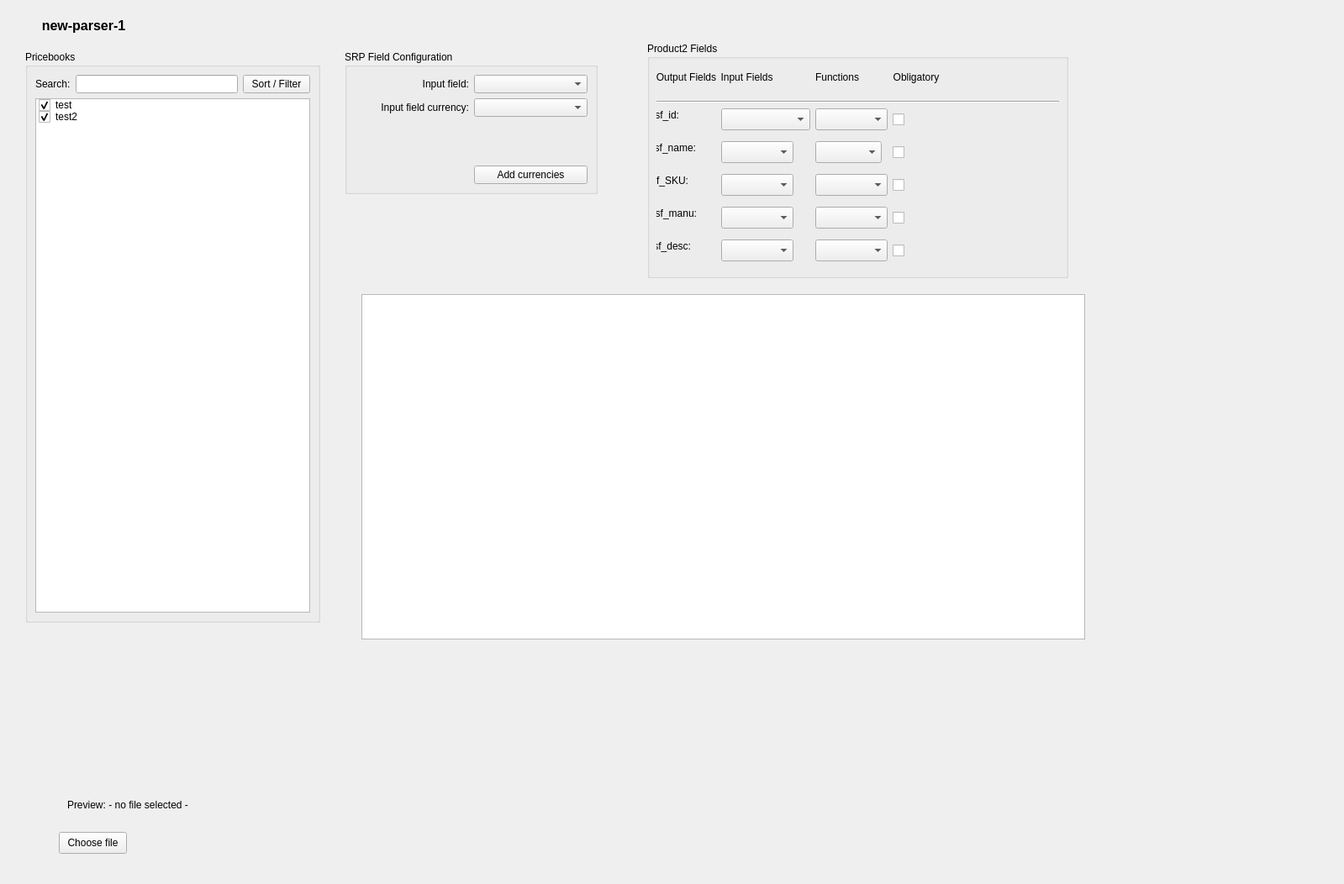
<?xml version="1.0" encoding="UTF-8"?>
<ui version="4.0">
 <class>PARSERNAME</class>
 <widget class="QWidget" name="PARSERNAME">
  <property name="geometry">
   <rect>
    <x>0</x>
    <y>0</y>
    <width>1599</width>
    <height>1052</height>
   </rect>
  </property>
  <property name="windowTitle">
   <string>Form</string>
  </property>
  <property name="windowOpacity">
   <double>1.000000000000000</double>
  </property>
  <widget class="QLabel" name="label">
   <property name="geometry">
    <rect>
     <x>50</x>
     <y>20</y>
     <width>99</width>
     <height>21</height>
    </rect>
   </property>
   <property name="sizePolicy">
    <sizepolicy hsizetype="Preferred" vsizetype="Maximum">
     <horstretch>0</horstretch>
     <verstretch>0</verstretch>
    </sizepolicy>
   </property>
   <property name="font">
    <font>
     <pointsize>12</pointsize>
     <bold>true</bold>
    </font>
   </property>
   <property name="text">
    <string>new-parser-1</string>
   </property>
   <property name="alignment">
    <set>Qt::AlignmentFlag::AlignCenter</set>
   </property>
  </widget>
  <widget class="QGroupBox" name="groupBox">
   <property name="geometry">
    <rect>
     <x>770</x>
     <y>50</y>
     <width>501</width>
     <height>281</height>
    </rect>
   </property>
   <property name="title">
    <string>Product2 Fields</string>
   </property>
   <widget class="QLabel" name="label_7">
    <property name="geometry">
     <rect>
      <x>11</x>
      <y>34</y>
      <width>71</width>
      <height>16</height>
     </rect>
    </property>
    <property name="sizePolicy">
     <sizepolicy hsizetype="Preferred" vsizetype="Maximum">
      <horstretch>0</horstretch>
      <verstretch>0</verstretch>
     </sizepolicy>
    </property>
    <property name="text">
     <string>Output Fields</string>
    </property>
    <property name="alignment">
     <set>Qt::AlignmentFlag::AlignCenter</set>
    </property>
   </widget>
   <widget class="QLabel" name="label_8">
    <property name="geometry">
     <rect>
      <x>88</x>
      <y>34</y>
      <width>61</width>
      <height>16</height>
     </rect>
    </property>
    <property name="sizePolicy">
     <sizepolicy hsizetype="Preferred" vsizetype="Maximum">
      <horstretch>0</horstretch>
      <verstretch>0</verstretch>
     </sizepolicy>
    </property>
    <property name="text">
     <string>Input Fields</string>
    </property>
    <property name="alignment">
     <set>Qt::AlignmentFlag::AlignCenter</set>
    </property>
   </widget>
   <widget class="QLabel" name="label_9">
    <property name="geometry">
     <rect>
      <x>200</x>
      <y>34</y>
      <width>52</width>
      <height>16</height>
     </rect>
    </property>
    <property name="sizePolicy">
     <sizepolicy hsizetype="Preferred" vsizetype="Maximum">
      <horstretch>0</horstretch>
      <verstretch>0</verstretch>
     </sizepolicy>
    </property>
    <property name="text">
     <string>Functions</string>
    </property>
    <property name="alignment">
     <set>Qt::AlignmentFlag::AlignCenter</set>
    </property>
   </widget>
   <widget class="Line" name="line">
    <property name="geometry">
     <rect>
      <x>11</x>
      <y>63</y>
      <width>479</width>
      <height>16</height>
     </rect>
    </property>
    <property name="orientation">
     <enum>Qt::Orientation::Horizontal</enum>
    </property>
   </widget>
   <widget class="QLabel" name="label_2">
    <property name="geometry">
     <rect>
      <x>11</x>
      <y>79</y>
      <width>27</width>
      <height>16</height>
     </rect>
    </property>
    <property name="text">
     <string>sf_id:</string>
    </property>
    <property name="alignment">
     <set>Qt::AlignmentFlag::AlignRight|Qt::AlignmentFlag::AlignTrailing|Qt::AlignmentFlag::AlignVCenter</set>
    </property>
   </widget>
   <widget class="QComboBox" name="comboBox">
    <property name="geometry">
     <rect>
      <x>88</x>
      <y>79</y>
      <width>106</width>
      <height>26</height>
     </rect>
    </property>
   </widget>
   <widget class="QComboBox" name="comboBox_2">
    <property name="enabled">
     <bool>true</bool>
    </property>
    <property name="geometry">
     <rect>
      <x>200</x>
      <y>79</y>
      <width>86</width>
      <height>26</height>
     </rect>
    </property>
   </widget>
   <widget class="QLabel" name="label_3">
    <property name="geometry">
     <rect>
      <x>11</x>
      <y>118</y>
      <width>47</width>
      <height>16</height>
     </rect>
    </property>
    <property name="text">
     <string>sf_name:</string>
    </property>
    <property name="alignment">
     <set>Qt::AlignmentFlag::AlignRight|Qt::AlignmentFlag::AlignTrailing|Qt::AlignmentFlag::AlignVCenter</set>
    </property>
   </widget>
   <widget class="QComboBox" name="comboBox_4">
    <property name="enabled">
     <bool>true</bool>
    </property>
    <property name="geometry">
     <rect>
      <x>88</x>
      <y>118</y>
      <width>86</width>
      <height>26</height>
     </rect>
    </property>
   </widget>
   <widget class="QComboBox" name="comboBox_3">
    <property name="geometry">
     <rect>
      <x>200</x>
      <y>118</y>
      <width>79</width>
      <height>26</height>
     </rect>
    </property>
   </widget>
   <widget class="QLabel" name="label_4">
    <property name="geometry">
     <rect>
      <x>11</x>
      <y>157</y>
      <width>38</width>
      <height>16</height>
     </rect>
    </property>
    <property name="text">
     <string>sf_SKU:</string>
    </property>
    <property name="alignment">
     <set>Qt::AlignmentFlag::AlignRight|Qt::AlignmentFlag::AlignTrailing|Qt::AlignmentFlag::AlignVCenter</set>
    </property>
   </widget>
   <widget class="QComboBox" name="comboBox_6">
    <property name="geometry">
     <rect>
      <x>88</x>
      <y>157</y>
      <width>86</width>
      <height>26</height>
     </rect>
    </property>
   </widget>
   <widget class="QComboBox" name="comboBox_5">
    <property name="geometry">
     <rect>
      <x>200</x>
      <y>157</y>
      <width>86</width>
      <height>26</height>
     </rect>
    </property>
   </widget>
   <widget class="QLabel" name="label_5">
    <property name="geometry">
     <rect>
      <x>11</x>
      <y>196</y>
      <width>48</width>
      <height>16</height>
     </rect>
    </property>
    <property name="text">
     <string>sf_manu:</string>
    </property>
    <property name="alignment">
     <set>Qt::AlignmentFlag::AlignRight|Qt::AlignmentFlag::AlignTrailing|Qt::AlignmentFlag::AlignVCenter</set>
    </property>
   </widget>
   <widget class="QComboBox" name="comboBox_8">
    <property name="geometry">
     <rect>
      <x>88</x>
      <y>196</y>
      <width>86</width>
      <height>26</height>
     </rect>
    </property>
   </widget>
   <widget class="QComboBox" name="comboBox_7">
    <property name="geometry">
     <rect>
      <x>200</x>
      <y>196</y>
      <width>86</width>
      <height>26</height>
     </rect>
    </property>
   </widget>
   <widget class="QLabel" name="label_6">
    <property name="geometry">
     <rect>
      <x>11</x>
      <y>235</y>
      <width>41</width>
      <height>16</height>
     </rect>
    </property>
    <property name="text">
     <string>sf_desc:</string>
    </property>
    <property name="alignment">
     <set>Qt::AlignmentFlag::AlignRight|Qt::AlignmentFlag::AlignTrailing|Qt::AlignmentFlag::AlignVCenter</set>
    </property>
   </widget>
   <widget class="QComboBox" name="comboBox_10">
    <property name="geometry">
     <rect>
      <x>88</x>
      <y>235</y>
      <width>86</width>
      <height>26</height>
     </rect>
    </property>
   </widget>
   <widget class="QComboBox" name="comboBox_9">
    <property name="geometry">
     <rect>
      <x>200</x>
      <y>235</y>
      <width>86</width>
      <height>26</height>
     </rect>
    </property>
   </widget>
   <widget class="QLabel" name="label_12">
    <property name="geometry">
     <rect>
      <x>292</x>
      <y>34</y>
      <width>56</width>
      <height>16</height>
     </rect>
    </property>
    <property name="sizePolicy">
     <sizepolicy hsizetype="Preferred" vsizetype="Maximum">
      <horstretch>0</horstretch>
      <verstretch>0</verstretch>
     </sizepolicy>
    </property>
    <property name="text">
     <string>Obligatory</string>
    </property>
    <property name="alignment">
     <set>Qt::AlignmentFlag::AlignCenter</set>
    </property>
   </widget>
   <widget class="QCheckBox" name="checkBox">
    <property name="geometry">
     <rect>
      <x>292</x>
      <y>80</y>
      <width>24</width>
      <height>24</height>
     </rect>
    </property>
    <property name="sizePolicy">
     <sizepolicy hsizetype="Expanding" vsizetype="Fixed">
      <horstretch>0</horstretch>
      <verstretch>0</verstretch>
     </sizepolicy>
    </property>
    <property name="maximumSize">
     <size>
      <width>16777215</width>
      <height>16777215</height>
     </size>
    </property>
    <property name="layoutDirection">
     <enum>Qt::LayoutDirection::LeftToRight</enum>
    </property>
    <property name="text">
     <string/>
    </property>
   </widget>
   <widget class="QCheckBox" name="checkBox_2">
    <property name="geometry">
     <rect>
      <x>292</x>
      <y>119</y>
      <width>24</width>
      <height>24</height>
     </rect>
    </property>
    <property name="sizePolicy">
     <sizepolicy hsizetype="Maximum" vsizetype="Fixed">
      <horstretch>0</horstretch>
      <verstretch>0</verstretch>
     </sizepolicy>
    </property>
    <property name="layoutDirection">
     <enum>Qt::LayoutDirection::LeftToRight</enum>
    </property>
    <property name="text">
     <string/>
    </property>
   </widget>
   <widget class="QCheckBox" name="checkBox_3">
    <property name="geometry">
     <rect>
      <x>292</x>
      <y>158</y>
      <width>24</width>
      <height>24</height>
     </rect>
    </property>
    <property name="sizePolicy">
     <sizepolicy hsizetype="Maximum" vsizetype="Fixed">
      <horstretch>0</horstretch>
      <verstretch>0</verstretch>
     </sizepolicy>
    </property>
    <property name="layoutDirection">
     <enum>Qt::LayoutDirection::LeftToRight</enum>
    </property>
    <property name="text">
     <string/>
    </property>
   </widget>
   <widget class="QCheckBox" name="checkBox_4">
    <property name="geometry">
     <rect>
      <x>292</x>
      <y>197</y>
      <width>24</width>
      <height>24</height>
     </rect>
    </property>
    <property name="sizePolicy">
     <sizepolicy hsizetype="Maximum" vsizetype="Fixed">
      <horstretch>0</horstretch>
      <verstretch>0</verstretch>
     </sizepolicy>
    </property>
    <property name="layoutDirection">
     <enum>Qt::LayoutDirection::LeftToRight</enum>
    </property>
    <property name="text">
     <string/>
    </property>
   </widget>
   <widget class="QCheckBox" name="checkBox_5">
    <property name="geometry">
     <rect>
      <x>292</x>
      <y>236</y>
      <width>24</width>
      <height>24</height>
     </rect>
    </property>
    <property name="sizePolicy">
     <sizepolicy hsizetype="Maximum" vsizetype="Fixed">
      <horstretch>0</horstretch>
      <verstretch>0</verstretch>
     </sizepolicy>
    </property>
    <property name="layoutDirection">
     <enum>Qt::LayoutDirection::LeftToRight</enum>
    </property>
    <property name="text">
     <string/>
    </property>
   </widget>
  </widget>
  <widget class="QTableWidget" name="tableWidget">
   <property name="geometry">
    <rect>
     <x>430</x>
     <y>350</y>
     <width>861</width>
     <height>411</height>
    </rect>
   </property>
   <property name="rowCount">
    <number>0</number>
   </property>
  </widget>
  <widget class="QGroupBox" name="groupBox_2">
   <property name="enabled">
    <bool>true</bool>
   </property>
   <property name="geometry">
    <rect>
     <x>410</x>
     <y>60</y>
     <width>301</width>
     <height>171</height>
    </rect>
   </property>
   <property name="title">
    <string>SRP Field Configuration</string>
   </property>
   <layout class="QGridLayout" name="gridLayout">
    <item row="0" column="0">
     <widget class="QLabel" name="label_13">
      <property name="sizePolicy">
       <sizepolicy hsizetype="Expanding" vsizetype="Preferred">
        <horstretch>0</horstretch>
        <verstretch>0</verstretch>
       </sizepolicy>
      </property>
      <property name="text">
       <string>Input field:</string>
      </property>
      <property name="alignment">
       <set>Qt::AlignmentFlag::AlignRight|Qt::AlignmentFlag::AlignTrailing|Qt::AlignmentFlag::AlignVCenter</set>
      </property>
     </widget>
    </item>
    <item row="0" column="1">
     <widget class="QComboBox" name="comboBox_11">
      <property name="sizePolicy">
       <sizepolicy hsizetype="Expanding" vsizetype="Fixed">
        <horstretch>0</horstretch>
        <verstretch>0</verstretch>
       </sizepolicy>
      </property>
     </widget>
    </item>
    <item row="1" column="0">
     <widget class="QLabel" name="label_14">
      <property name="sizePolicy">
       <sizepolicy hsizetype="Expanding" vsizetype="Preferred">
        <horstretch>0</horstretch>
        <verstretch>0</verstretch>
       </sizepolicy>
      </property>
      <property name="text">
       <string>Input field currency:</string>
      </property>
      <property name="alignment">
       <set>Qt::AlignmentFlag::AlignRight|Qt::AlignmentFlag::AlignTrailing|Qt::AlignmentFlag::AlignVCenter</set>
      </property>
     </widget>
    </item>
    <item row="1" column="1">
     <widget class="QComboBox" name="comboBox_12">
      <property name="sizePolicy">
       <sizepolicy hsizetype="Expanding" vsizetype="Fixed">
        <horstretch>0</horstretch>
        <verstretch>0</verstretch>
       </sizepolicy>
      </property>
     </widget>
    </item>
    <item row="2" column="0" colspan="2">
     <spacer name="verticalSpacer">
      <property name="orientation">
       <enum>Qt::Orientation::Vertical</enum>
      </property>
      <property name="sizeHint" stdset="0">
       <size>
        <width>276</width>
        <height>34</height>
       </size>
      </property>
     </spacer>
    </item>
    <item row="3" column="0">
     <spacer name="horizontalSpacer">
      <property name="orientation">
       <enum>Qt::Orientation::Horizontal</enum>
      </property>
      <property name="sizeHint" stdset="0">
       <size>
        <width>134</width>
        <height>20</height>
       </size>
      </property>
     </spacer>
    </item>
    <item row="3" column="1">
     <widget class="QPushButton" name="pushButton">
      <property name="text">
       <string>Add currencies</string>
      </property>
     </widget>
    </item>
   </layout>
  </widget>
  <widget class="QGroupBox" name="groupBox_3">
   <property name="geometry">
    <rect>
     <x>30</x>
     <y>60</y>
     <width>351</width>
     <height>681</height>
    </rect>
   </property>
   <property name="title">
    <string>Pricebooks</string>
   </property>
   <property name="flat">
    <bool>false</bool>
   </property>
   <property name="checkable">
    <bool>false</bool>
   </property>
   <property name="checked">
    <bool>false</bool>
   </property>
   <layout class="QGridLayout" name="gridLayout_3">
    <item row="0" column="0">
     <widget class="QLabel" name="label_10">
      <property name="text">
       <string>Search:</string>
      </property>
     </widget>
    </item>
    <item row="1" column="0" colspan="3">
     <widget class="QListWidget" name="listWidget_2">
      <property name="sortingEnabled">
       <bool>false</bool>
      </property>
      <item>
       <property name="text">
        <string>test</string>
       </property>
       <property name="checkState">
        <enum>Checked</enum>
       </property>
      </item>
      <item>
       <property name="text">
        <string>test2</string>
       </property>
       <property name="checkState">
        <enum>Checked</enum>
       </property>
      </item>
     </widget>
    </item>
    <item row="0" column="1">
     <widget class="QLineEdit" name="lineEdit">
      <property name="minimumSize">
       <size>
        <width>0</width>
        <height>0</height>
       </size>
      </property>
     </widget>
    </item>
    <item row="0" column="2">
     <widget class="QPushButton" name="pushButton_4">
      <property name="text">
       <string>Sort / Filter</string>
      </property>
     </widget>
    </item>
   </layout>
  </widget>
  <widget class="QLabel" name="label_11">
   <property name="geometry">
    <rect>
     <x>80</x>
     <y>950</y>
     <width>219</width>
     <height>16</height>
    </rect>
   </property>
   <property name="sizePolicy">
    <sizepolicy hsizetype="Preferred" vsizetype="Maximum">
     <horstretch>0</horstretch>
     <verstretch>0</verstretch>
    </sizepolicy>
   </property>
   <property name="text">
    <string>Preview: - no file selected -</string>
   </property>
  </widget>
  <widget class="QPushButton" name="pushButton_3">
   <property name="geometry">
    <rect>
     <x>70</x>
     <y>990</y>
     <width>81</width>
     <height>26</height>
    </rect>
   </property>
   <property name="text">
    <string>Choose file</string>
   </property>
  </widget>
 </widget>
 <resources/>
 <connections/>
</ui>
